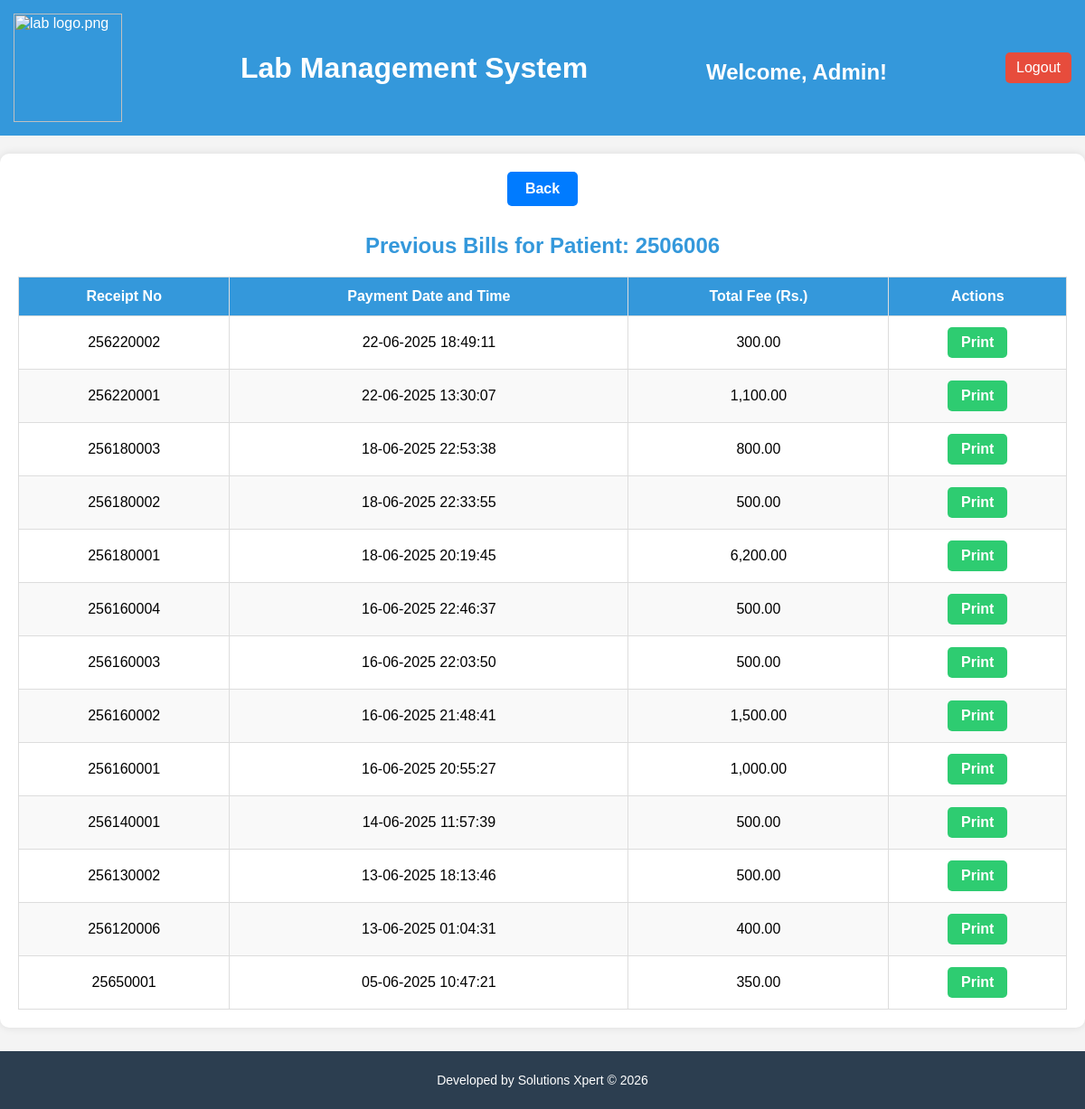
Screenshot of /previous_bills.php?mr_no=2506006 (signed in) with the database file from the repository.
### tables this page shows
CREATE TABLE `receipts` (
  `receipt_id` int(11) NOT NULL,
  `receipt_no` varchar(20) NOT NULL,
  `mr_no` varchar(20) NOT NULL,
  `actual_fee` decimal(10,2) NOT NULL,
  `discount` decimal(10,2) NOT NULL DEFAULT 0.00,
  `patient_name` varchar(100) NOT NULL,
  `total_fee` float NOT NULL,
  `payment_date` datetime NOT NULL DEFAULT current_timestamp(),
  `gender` varchar(10) DEFAULT NULL,
  `age` varchar(20) DEFAULT NULL,
  `contact_no` varchar(20) DEFAULT NULL,
  `billed_by` varchar(255) DEFAULT NULL,
  `doctor_id` int(11) DEFAULT NULL,
  `referred_by` varchar(100) DEFAULT NULL
);

### previous_bills.php (the view, shortened to what this page needs)
<?php
include "db.php";
include "header.php";
$mr_no = mysqli_real_escape_string($conn, $_GET['mr_no']);
$query = "SELECT * FROM receipts WHERE mr_no = '$mr_no' ORDER BY payment_date DESC";
$result = mysqli_query($conn, $query);
?>
<!DOCTYPE html>
<html lang="en">
<head>
    <link rel="stylesheet" href="style.css">
</head>
<body>
<main>
    <div class="receipt-table-container">
	<?php
$mr_no = isset($_GET['mr_no']) ? $_GET['mr_no'] : '';
?>
<div style="text-align: center; margin-top: 20px;">
    <a href="patient_dashboard.php?mr_no=<?php echo urlencode($mr_no); ?>" class="back-button" style="margin-bottom: 0px;margin-top: -20px;">Back</a>
</div>
        <h2>Previous Bills for Patient: <?php echo htmlspecialchars($mr_no); ?></h2>
        <?php if (mysqli_num_rows($result) > 0): ?>
            <table class="receipt-table">
                <thead>
                    <tr>
                        <th>Receipt No</th>
                        <th>Payment Date and Time</th>
                        <th>Total Fee (Rs.)</th>
                        <th>Actions</th>
                    </tr>
                </thead>
                <tbody>
                    <?php while ($receipt = mysqli_fetch_assoc($result)): ?>
                        <tr>
                            <td><?php echo htmlspecialchars($receipt['receipt_no']); ?></td>
                            <td><?php echo date("d-m-Y H:i:s", strtotime($receipt['payment_date'])); ?></td>
                            <td><?php echo number_format($receipt['total_fee'], 2); ?></td>
                            <td>
                                <a href="javascript:void(0);" onclick="printReceipt(<?php echo $receipt['receipt_id']; ?>)">Print</a>
                            </td>
                        </tr>
                    <?php endwhile; ?>
                </tbody>
            </table>
        <?php else: ?>
            <p style="text-align: center; color: #e74c3c;">No previous bills found for this patient.</p>
        <?php endif; ?>
    </div>
</main>
<footer>
    <p>&copy; <?php echo date("Y"); ?> Your Hospital Name</p>
</footer>
</body>
</html>
<?php include "footer.php"; ?>

### style.css (style rules this page uses)
body { font-family: Arial, sans-serif; margin: 0; background: #f5f7fa; }

### previous_bills.php (style rules this page uses)
body { font-family: Arial, sans-serif; background: #f4f4f4; margin: 0; padding: 0; }
h2 { text-align: center; color: #3498db; margin-top: 30px; }
.receipt-table-container { max-width: 1200px; margin: 20px auto; padding: 20px; background: white; border-radius: 10px; box-shadow: 0px 0px 10px rgba(0, 0, 0, 0.1); }
.receipt-table { width: 100%; border-collapse: collapse; font-size: 16px; }
.receipt-table th, .receipt-table td { padding: 12px; text-align: center; border: 1px solid #ddd; }
.receipt-table th { background-color: #3498db; color: white; }
.receipt-table tr:nth-child(even) { background-color: #f9f9f9; }
.receipt-table td a { display: inline-block; padding: 8px 15px; background-color: #2ecc71; color: white; text-decoration: none; border-radius: 5px; font-weight: bold; transition: background 0.3s; }
footer { text-align: center; padding: 20px; background-color: #3498db; color: white; margin-top: 30px; }
.back-button { display: inline-block; background-color: #007BFF; color: white; padding: 10px 20px; border-radius: 5px; text-decoration: none; font-weight: bold; font-size: 16px; transition: background-color 0.3s ease; margin-bottom: 20px; cursor: pointer; }

### footer.php (style rules this page uses)
footer { position: fixed; left: 0; bottom: 0; width: 100%; text-align: center; padding: 10px 0; background-color: #2c3e50; color: white; font-size: 14px; }
body { padding-bottom: 70px; }

### rows the page displays
receipts: receipt_no "256220002", payment_date "22-06-2025 18:49:11", total_fee "300.00"
receipts: receipt_no "256220001", payment_date "22-06-2025 13:30:07", total_fee "1,100.00"
receipts: receipt_no "256180003", payment_date "18-06-2025 22:53:38", total_fee "800.00"
receipts: receipt_no "256180002", payment_date "18-06-2025 22:33:55", total_fee "500.00"
receipts: receipt_no "256180001", payment_date "18-06-2025 20:19:45", total_fee "6,200.00"
receipts: receipt_no "256160004", payment_date "16-06-2025 22:46:37", total_fee "500.00"
receipts: receipt_no "256160003", payment_date "16-06-2025 22:03:50", total_fee "500.00"
receipts: receipt_no "256160002", payment_date "16-06-2025 21:48:41", total_fee "1,500.00"
receipts: receipt_no "256160001", payment_date "16-06-2025 20:55:27", total_fee "1,000.00"
receipts: receipt_no "256140001", payment_date "14-06-2025 11:57:39", total_fee "500.00"
receipts: receipt_no "256130002", payment_date "13-06-2025 18:13:46", total_fee "500.00"
receipts: receipt_no "256120006", payment_date "13-06-2025 01:04:31", total_fee "400.00"
receipts: receipt_no "25650001", payment_date "05-06-2025 10:47:21", total_fee "350.00"

### other values shown
$username "Admin"
$mr_no "2506006"
